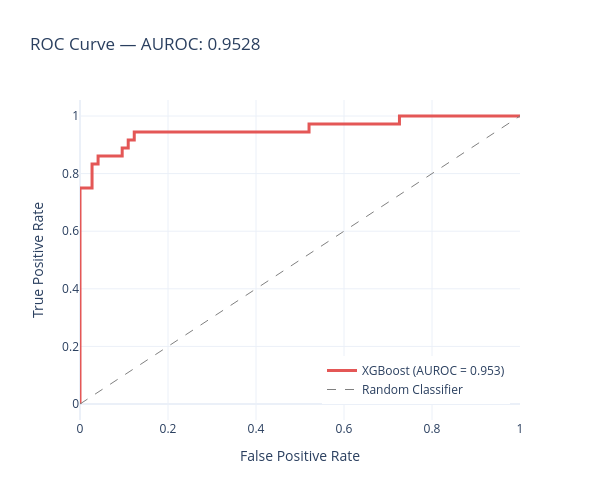

The notebook cell this image was saved under:
### Markdown cell above
## 4 · ROC Curve

### Code cell
fpr, tpr, thresholds = roc_curve(y_test, y_pred_proba)

fig = go.Figure()
fig.add_trace(go.Scatter(
    x=fpr, y=tpr,
    mode="lines",
    name=f"XGBoost (AUROC = {auroc:.3f})",
    line=dict(color="#E45756", width=3),
))
fig.add_trace(go.Scatter(
    x=[0, 1], y=[0, 1],
    mode="lines",
    name="Random Classifier",
    line=dict(color="grey", width=1, dash="dash"),
))
fig.update_layout(
    title=f"ROC Curve — AUROC: {auroc:.4f}",
    xaxis_title="False Positive Rate",
    yaxis_title="True Positive Rate",
    template="plotly_white",
    width=600, height=500,
    legend=dict(x=0.55, y=0.05),
)
fig.show()

### Figure 1 — Plotly figure (JSON) as saved in the notebook; plotly's stock layout.template omitted (floating-point values rounded to 4 significant figures)
{"data": [{"line": {"color": "#E45756", "width": 3}, "mode": "lines", "name": "XGBoost (AUROC = 0.953)", "type": "scatter", "x": [0.0, 0.0, 0.0, 0.0274, 0.0274, 0.0411, 0.0411, 0.09589, 0.09589, 0.1096, 0.1096, 0.1233, 0.1233, 0.5205, 0.5205, 0.726, 0.726, 1.0], "y": [0.0, 0.02778, 0.75, 0.75, 0.8333, 0.8333, 0.8611, 0.8611, 0.8889, 0.8889, 0.9167, 0.9167, 0.9444, 0.9444, 0.9722, 0.9722, 1.0, 1.0]}, {"line": {"color": "grey", "dash": "dash", "width": 1}, "mode": "lines", "name": "Random Classifier", "type": "scatter", "x": [0, 1], "y": [0, 1]}], "layout": {"height": 500, "legend": {"x": 0.55, "y": 0.05}, "title": {"text": "ROC Curve — AUROC: 0.9528"}, "width": 600, "xaxis": {"title": {"text": "False Positive Rate"}}, "yaxis": {"title": {"text": "True Positive Rate"}}}}
